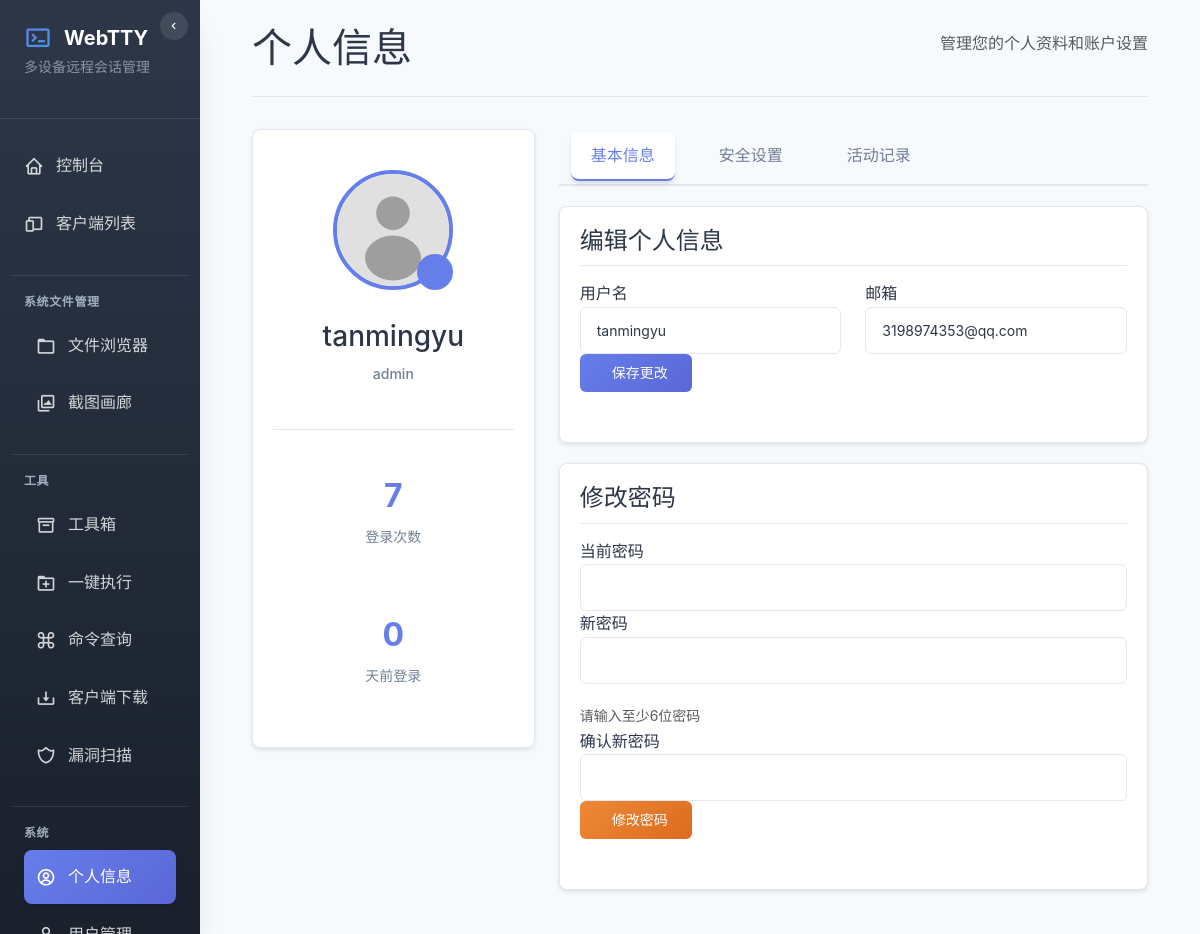
/profile/ (signed in), run on the app's committed database.
### models.py (models this page shows, shortened)
class User(db.Model, UserMixin):
    __tablename__ = 'users'
    id = db.Column(db.Integer, primary_key=True)
    username = db.Column(db.String(64), unique=True, nullable=False)
    email = db.Column(db.String(120), unique=True, nullable=False)
    password_hash = db.Column(db.String(128), nullable=False)
    role_id = db.Column(db.Integer, db.ForeignKey('roles.id'))
    parent_id = db.Column(db.Integer, db.ForeignKey('users.id'), nullable=True)
    is_active = db.Column(db.Boolean, default=True)
    created_at = db.Column(db.DateTime, default=datetime.utcnow)
    last_login = db.Column(db.DateTime, nullable=True)
    role_type = db.Column('role', db.String(20), nullable=True)
    updated_at = db.Column(db.DateTime, default=datetime.utcnow, onupdate=datetime.utcnow)
    subordinates = db.relationship('User', backref=db.backref('parent', remote_side=[id]), lazy='dynamic')
    @property
    def password(self):
        raise AttributeError('密码不可读')
    def role_display(self):
        if hasattr(self, 'role_type') and self.role_type:
            if hasattr(self.role_type, 'value'):
                return self.role_type.value
            return self.role_type
        return getattr(self, 'role', None).name if getattr(self, 'role', None) else 'user'

class Role(db.Model):
    __tablename__ = 'roles'
    id = db.Column(db.Integer, primary_key=True)
    name = db.Column(db.String(20), unique=True, nullable=False)  # admin, manager, user
    description = db.Column(db.String(255))
    users = db.relationship('User', backref='role', lazy='dynamic')

### web/routes/profile.py (the view)
@profile_bp.route('/')
@login_required
def index():
    total_logins = db.session.query(func.count(UserLoginLog.id)).filter(
        UserLoginLog.user_id == current_user.id,
        UserLoginLog.login_status == 'success'
    ).scalar() or 0
    last_login_row = db.session.query(UserLoginLog.login_time).filter(
        UserLoginLog.user_id == current_user.id,
        UserLoginLog.login_status == 'success'
    ).order_by(desc(UserLoginLog.login_time)).first()
    last_login_days = None
    if last_login_row and last_login_row[0]:
        delta = datetime.utcnow() - last_login_row[0]
        last_login_days = max(0, delta.days)
    return render_template('dashboard/profile.html', user=current_user, login_count=total_logins, last_login_days=last_login_days)

### __init__.py (called while the page is built)
@login_manager.user_loader
def load_user(user_id):
    from .models import User
    return User.query.get(int(user_id))

### templates/dashboard/profile.html (shortened to what this page needs)
{% extends "dashboard/base.html" %}
{% block content %}
<div class="container-fluid">
    <div class="row">
        <div class="col-12">
            <div class="page-header">
                <h1> 个人信息</h1>
                <p class="text-muted">管理您的个人资料和账户设置</p>
            </div>
        </div>
    </div>
    <div class="row">
        <div class="col-lg-4">
            <div class="profile-card">
                <div class="profile-header">
                    <div class="avatar-container">
                        <img src="{{ user.avatar or '/static/images/default-avatar.svg' }}" alt="头像" class="avatar" id="avatarImg">
                        <button class="avatar-upload" onclick="document.getElementById('avatarInput').click()">
                        </button>
                    </div>
                    <div class="profile-info">
                        <h3 id="displayUsername">{{ user.username or '未设置' }}</h3>
                        <p class="user-role" id="displayRole">{{ user.role_display() if user.role_display else '普通用户' }}</p>
                    </div>
                </div>
                <div class="stats-grid">
                    <div class="stat-card">
                        <div class="stat-number" id="loginCount">{{ login_count if login_count is not none else 0 }}</div>
                        <div class="stat-label">登录次数</div>
                    </div>
                    <div class="stat-card">
                        <div class="stat-number" id="lastLoginDays">{{ last_login_days if last_login_days is not none else 0 }}</div>
                        <div class="stat-label">天前登录</div>
                    </div>
                </div>
            </div>
        </div>
        <div class="col-lg-8">
            <ul class="nav nav-tabs">
                <li class="nav-item">
                    <button class="nav-link active" data-tab="basic-info">基本信息</button>
                </li>
                <li class="nav-item">
                    <button class="nav-link" data-tab="security">安全设置</button>
                </li>
                <li class="nav-item">
                    <button class="nav-link" data-tab="activity">活动记录</button>
                </li>
            </ul>
            <div id="basic-info" class="tab-content active">
                <div class="profile-card">
                    <div class="form-section">
                        <h4> 编辑个人信息</h4>
                        <form id="profileForm">
                            <div class="row">
                                <div class="col-md-6">
                                    <div class="form-group">
                                        <label for="username">用户名</label>
                                        <input type="text" class="form-control" id="username" value="{{ user.username or '' }}">
                                    </div>
                                </div>
                                <div class="col-md-6">
                                    <div class="form-group">
                                        <label for="email">邮箱</label>
                                        <input type="email" class="form-control" id="email" value="{{ user.email or '' }}">
                                    </div>
                                </div>
                            </div>
                            <button type="submit" class="btn btn-primary">
                                 保存更改
                            </button>
                        </form>
                    </div>
                </div>
                <div class="profile-card">
                    <div class="form-section">
                        <h4> 修改密码</h4>
                        <form id="passwordForm">
                            <div class="form-group">
                                <label for="currentPassword">当前密码</label>
                                <input type="password" class="form-control" id="currentPassword" required>
                            </div>
                            <div class="form-group">
                                <label for="newPassword">新密码</label>
                                <input type="password" class="form-control" id="newPassword" required>
                                <div class="password-strength">
                                    <div class="strength-bar">
                                        <div class="strength-fill" id="strengthFill"></div>
                                    </div>
                                    <small id="strengthText" class="text-muted">请输入至少6位密码</small>
                                </div>
                            </div>
                            <div class="form-group">
                                <label for="confirmPassword">确认新密码</label>
                                <input type="password" class="form-control" id="confirmPassword" required>
                            </div>
                            <button type="submit" class="btn btn-warning">
                                 修改密码
                            </button>
                        </form>
                    </div>
                </div>
            </div>
        </div>
    </div>
</div>
{% endblock %}

### static/css/base.css (style rules this page uses)
:root { --primary-color: #667eea; --primary-dark: #5a67d8; --secondary-color: #2d3748; --success-color: #48bb78; --danger-color: #f56565; --warning-color: #ed8936; --info-color: #4299e1; --light-bg: #f7fafc; --dark-bg: #1a202c; --sidebar-bg: #2d3748; --card-bg: #ffffff; --text-primary: #2d3748; --text-secondary: #718096; --text-muted: #a0aec0; --border-color: #e2e8f0; --shadow-sm: 0 1px 3px 0 rgba(0, 0, 0, 0.1), 0 1px 2px 0 rgba(0, 0, 0, 0.06); --shadow-md: 0 4px 6px -1px rgba(0, 0, 0, 0.1), 0 2px 4px -1px rgba(0, 0, 0, 0.06); --shadow-lg: 0 10px 15px -3px rgba(0, 0, 0, 0.1), 0 4px 6px -2px rgba(0, 0, 0, 0.05); --shadow-xl: 0 20px 25px -5px rgba(0, 0, 0, 0.1), 0 10px 10px -5px rgba(0, 0, 0, 0.04); --radius-sm: 0.25rem; --radius-md: 0.375rem; --radius-lg: 0.5rem; --radius-xl: 0.75rem; --transition: all 0.3s cubic-bezier(0.4, 0, 0.2, 1); }
* { box-sizing: border-box; }
body { margin: 0; font-family: -apple-system, BlinkMacSystemFont, 'Segoe UI', 'Roboto', 'Oxygen', 'Ubuntu', 'Cantarell', sans-serif; background-color: var(--light-bg); color: var(--text-primary); line-height: 1.6; -webkit-font-smoothing: antialiased; -moz-osx-font-smoothing: grayscale; }
.btn { display: inline-flex; align-items: center; justify-content: center; gap: 0.5rem; padding: 0.75rem 1.5rem; font-size: 0.875rem; font-weight: 500; line-height: 1; border: none; border-radius: var(--radius-md); cursor: pointer; transition: var(--transition); text-decoration: none; white-space: nowrap; user-select: none; }
.btn-primary { background: linear-gradient(135deg, var(--primary-color), var(--primary-dark)); color: white; }
.btn-warning { background: linear-gradient(135deg, var(--warning-color), #dd6b20); color: white; }
.form-control, .form-select { width: 100%; padding: 0.75rem 1rem; font-size: 0.875rem; line-height: 1.5; color: var(--text-primary); background-color: var(--card-bg); border: 1px solid var(--border-color); border-radius: var(--radius-md); transition: var(--transition); }

### static/css/layout.css (style rules this page uses)
.nav-item { margin: 0.25rem 0.75rem; }
.nav-link { display: flex; align-items: center; gap: 0.75rem; padding: 0.875rem 0.75rem; color: rgba(255, 255, 255, 0.8); text-decoration: none; border-radius: var(--radius-lg); transition: var(--transition); font-weight: 500; position: relative; overflow: hidden; white-space: nowrap; }
.nav-link::before { content: ''; position: absolute; top: 0; left: -100%; width: 100%; height: 100%; background: linear-gradient(90deg, transparent, rgba(255, 255, 255, 0.1), transparent); transition: var(--transition); }
.nav-link.active { color: white; background: linear-gradient(135deg, var(--primary-color), var(--primary-dark)); box-shadow: var(--shadow-md); }
.page-header { display: flex; align-items: center; justify-content: space-between; margin-bottom: 2rem; padding-bottom: 1rem; border-bottom: 1px solid var(--border-color); }

### data on the page
User: username "tanmingyu", role.name "admin", email "3198974353@qq.com"

### other printed values
{{ login_count if login_count is not none else 0 }} "7"
{{ last_login_days if last_login_days is not none else 0 }} "0"
